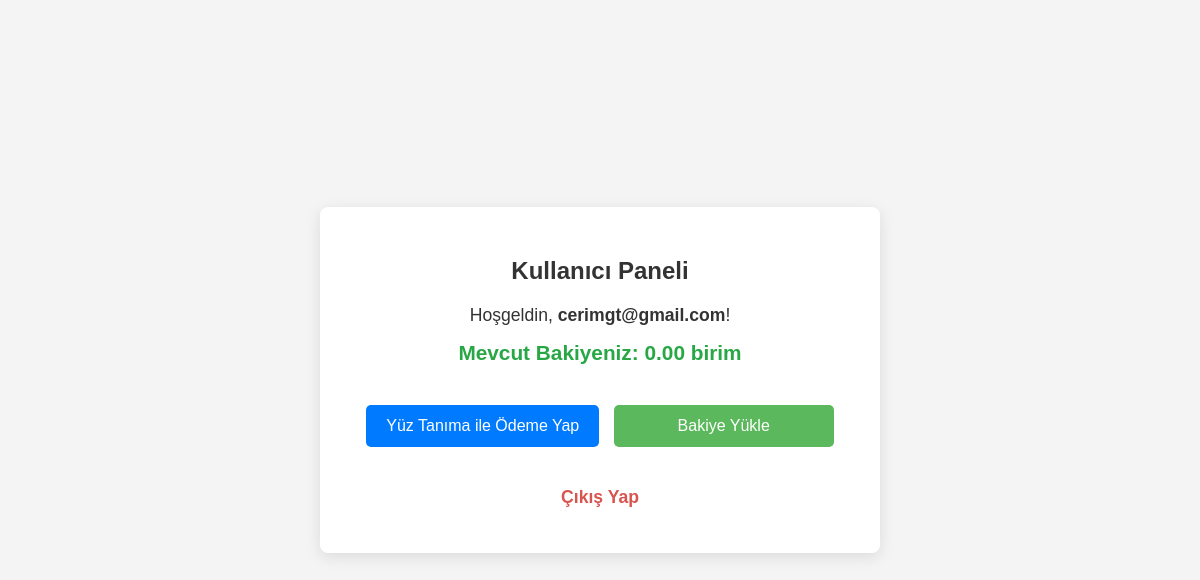
Page /dashboard (signed in) on the earlier database version.
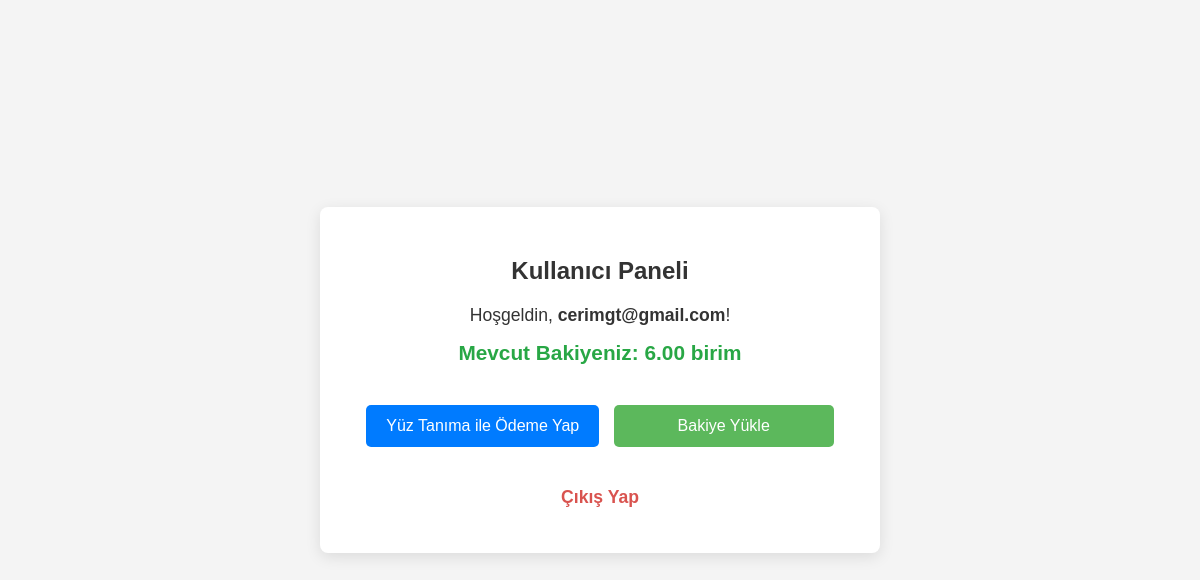
Same page on the later database version.
### src/app.py (models this page shows, shortened)
class User(UserMixin, db.Model):
    id = db.Column(db.Integer, primary_key=True)
    email = db.Column(db.String(120), index=True, unique=True, nullable=False)
    password_hash = db.Column(db.String(256), nullable=False)
    photo_filename = db.Column(db.String(255), nullable=True)
    embedding = db.Column(db.LargeBinary, nullable=True)
    balance = db.Column(db.Numeric(10, 2), nullable=False, default=Decimal('0.00')) # YENİ: Kullanıcı bakiyesi

### src/app.py (the view)
@app.route('/dashboard')
@login_required
def dashboard():
    return render_template('dashboard.html', user_email=current_user.email, current_balance=current_user.balance)

### src/app.py (called while the page is built)
@app.after_request
def add_header(response):
    response.headers['Cache-Control'] = 'no-store, no-cache, must-revalidate, post-check=0, pre-check=0, max-age=0'
    response.headers['Pragma'] = 'no-cache'
    response.headers['Expires'] = '-1'
    return response

@login_manager.user_loader
def load_user(user_id):
    return db.session.get(User, int(user_id))

### src/templates/dashboard.html (shortened to what this page needs)
<!DOCTYPE html>
<html lang="tr">
<head>
</head>
<body>
    <div class="container">
        <h2>Kullanıcı Paneli</h2>
        <p>Hoşgeldin, <strong>{{ user_email }}</strong>!</p>
        <div class="balance-info">
            Mevcut Bakiyeniz: {{ "%.2f"|format(current_balance) }} birim
        </div>
        <div class="actions">
            <a href="{{ url_for('make_payment_page') }}" class="payment-link">Yüz Tanıma ile Ödeme Yap</a>
            <a href="{{ url_for('add_balance_page') }}" class="add-balance-link">Bakiye Yükle</a>
        </div>
        <p class="logout-link"><a href="{{ url_for('logout') }}">Çıkış Yap</a></p>
    </div>
</body>
</html>

### src/templates/dashboard.html (style rules this page uses)
body { font-family: sans-serif; margin: 20px; background-color: #f4f4f4; color: #333; display: flex; justify-content: center; align-items: center; min-height: 90vh; }
.container { background-color: #fff; padding: 30px; border-radius: 8px; box-shadow: 0 4px 15px rgba(0,0,0,0.1); width: 100%; max-width: 500px; text-align: center; }
h2 { color: #333; margin-bottom: 20px; }
p { font-size: 1.1em; margin-bottom: 15px; }
.balance-info { font-size: 1.3em; font-weight: bold; color: #28a745; margin-bottom: 30px; }
.actions a { display: inline-block; text-decoration: none; color: white; padding: 12px 20px; margin: 10px 5px; border-radius: 5px; font-size: 1em; transition: background-color 0.3s ease; min-width: 180px; }
.actions a.payment-link { background-color: #007bff; }
.actions a.add-balance-link { background-color: #5cb85c; }
.logout-link { margin-top: 30px; }
.logout-link a { color: #d9534f; text-decoration: none; font-weight: bold; }

Differences in the rows shown:
changed User "cerimgt@gmail.com": balance "0.00" → "6.00"
